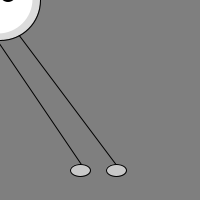
Frame 1 (no input)
Frame 60 (the mouse pressed at the canvas centre just before this capture): identical to frame 1, image omitted
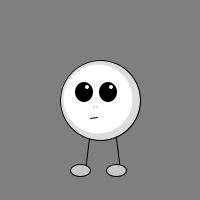
Frame 120 (the mouse held since frame 60 and released just before this capture)

The Processing sketch that drew these frames (run headless with seeded random() and noise(); from frame 60 on, the mouse is pressed at the canvas centre):

// Processing sketch: processing_47762
// ── processing_47762.pde

void setup() { 

  size(200,200); 
  smooth();
}


void draw() {

  background(127); 

  ellipseMode(CENTER); 

  // draw his legs
  stroke(0); 
  line(mouseX-10,mouseY+30,85,170); 
  line(mouseX+15,mouseY+30,120,170); 

  // draw his body
  fill(220); 
  ellipse(mouseX,mouseY,80,80);
  // and the white highlight bit
  noStroke();
  fill(255); 
  ellipse(mouseX-2,mouseY-1,69,69); 

  // eyes
  noStroke(); 
  fill(0);
  ellipse(mouseX-16,mouseY-8,18,20);
  ellipse(mouseX+8,mouseY-8,18,20);

  // eye glints
  fill(255); 
  ellipse(mouseX-13,mouseY-13,4,4);
  ellipse(mouseX+11,mouseY-13,4,4);

  // nostrils
  fill(200); 
  ellipse(mouseX-6,mouseY+7,2,2); 
  ellipse(mouseX-3,mouseY+7,2,2); 

  //mouth
  stroke(0); 
  line(mouseX-10,mouseY+18,mouseX-3,mouseY+17);

  //feet
  ellipse(80,170,20,12); 
  ellipse(116,170,20,12);
}
                
